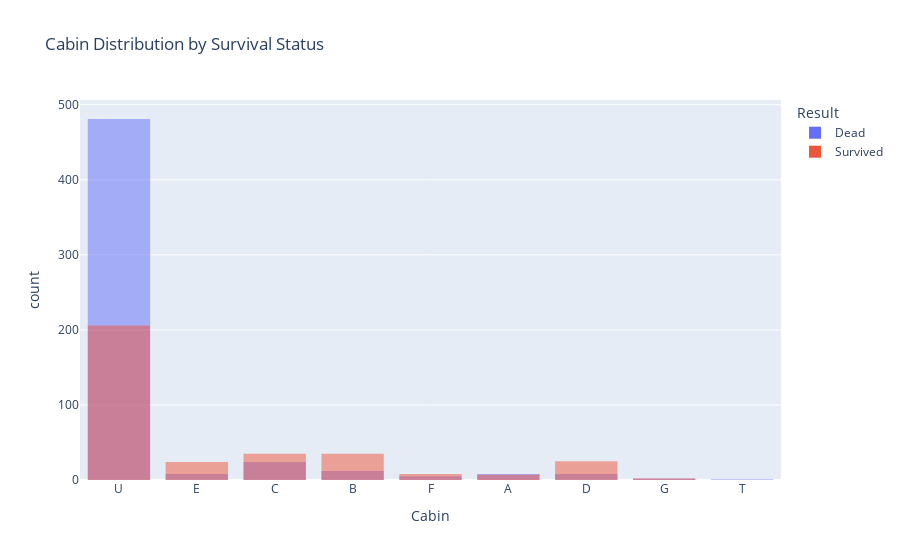

Notebook source saved alongside this figure:
### Code cell
import plotly.express as px

train_cabin = train.copy()
train_cabin["Result"] = train_cabin["Survived"].map({0: "Dead", 1: "Survived" })


fig = px.histogram(
    train_cabin, 
    x="Cabin",
    color="Result",
    barmode="overlay",
    title="Cabin Distribution by Survival Status"
)
fig.show()

### Figure 1 — Plotly figure (JSON) as saved in the notebook; plotly's stock layout.template omitted (floating-point values rounded to 4 significant figures; data arrays with more than 128 entries replaced by an {"elided": "..."} marker saying what was removed)
{"data": [{"alignmentgroup": "True", "bingroup": "x", "hovertemplate": "Result=Dead<br>Cabin=%{x}<br>count=%{y}<extra></extra>", "legendgroup": "Dead", "marker": {"color": "#636efa", "opacity": 0.5, "pattern": {"shape": ""}}, "name": "Dead", "offsetgroup": "Dead", "orientation": "v", "showlegend": true, "type": "histogram", "x": {"elided": "549 str values"}, "xaxis": "x", "yaxis": "y"}, {"alignmentgroup": "True", "bingroup": "x", "hovertemplate": "Result=Survived<br>Cabin=%{x}<br>count=%{y}<extra></extra>", "legendgroup": "Survived", "marker": {"color": "#EF553B", "opacity": 0.5, "pattern": {"shape": ""}}, "name": "Survived", "offsetgroup": "Survived", "orientation": "v", "showlegend": true, "type": "histogram", "x": {"elided": "342 str values"}, "xaxis": "x", "yaxis": "y"}], "layout": {"barmode": "overlay", "legend": {"title": {"text": "Result"}, "tracegroupgap": 0}, "title": {"text": "Cabin Distribution by Survival Status"}, "xaxis": {"anchor": "y", "domain": [0, 1], "title": {"text": "Cabin"}}, "yaxis": {"anchor": "x", "domain": [0, 1], "title": {"text": "count"}}}}
